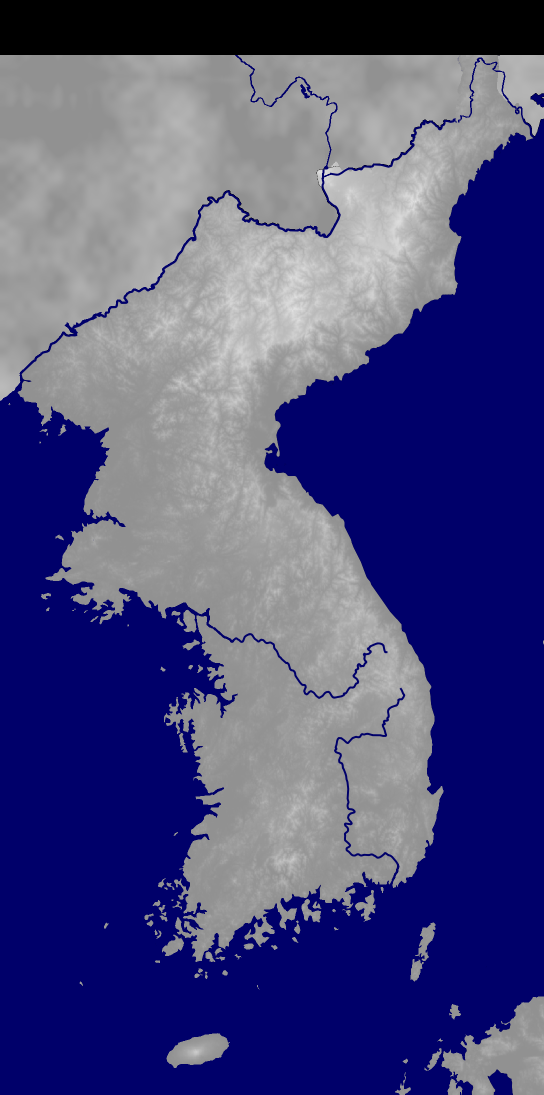
#> input picture map-generator/assets/maps/samguk/image.png, 1088 x 2189 px (shown at 1/2 size)
$ python openSamgukNorth.py
#> lines starting #> are read from the running program, lines starting #| are printed output that depends on the picture
"""Open the numeric Samguk terrain mask for two northern scenario factions.

image.png is generator input data (black=void, blue=water, gray=height), not
an illustration. Only void inside the northern frontier is replaced; existing
land, coasts, and rivers stay byte-for-byte intact. Run before the Go generator.
"""
from pathlib import Path
import numpy as np
from PIL import Image

root = Path(__file__).resolve().parents[2]
p = root / 'map-generator/assets/maps/samguk/image.png'
a = np.array(Image.open(p).convert('RGBA'))
#> a is the input picture: shape (2189, 1088, 4); mean R, G, B, A 75.2, 75.2, 125.8, 255
h, w = a.shape[:2]
#> h = 2189; w = 1088
y, x = np.mgrid[:h, :w]
# Straight northern frontier, raised slightly above the previous crop.
border = 110
mask = (a[:,:,:3] == 0).all(axis=2) & (y >= border) & (y < 850) & (x < 1088)
#> mask: shape (2189, 1088) bool; every value is 0
rng = np.random.default_rng(698423)
height = np.full((h,w), 157.0)
for grid, weight in [((12,8),22), ((40,24),12), ((120,70),5)]:
    noise = rng.uniform(-1,1,grid).astype(np.float32)
    field = np.asarray(Image.fromarray(noise).resize((w,h), Image.Resampling.BICUBIC))
    height += weight * field
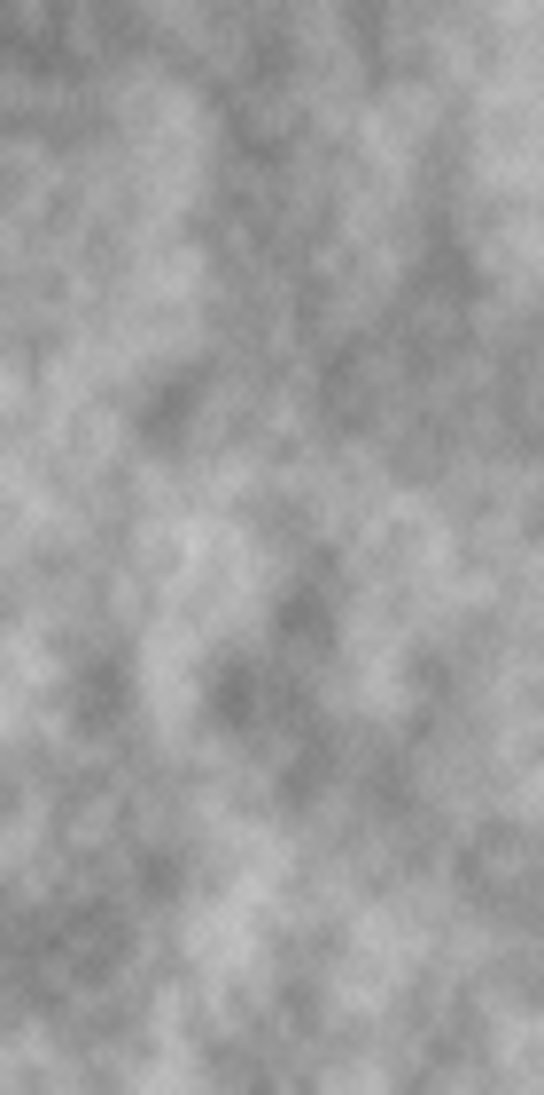
#> height: shape (2189, 1088) float64 (shown at 1/2 size); min 121.2, max 199.2, mean 157.8
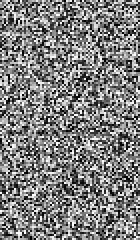
#> noise: shape (120, 70) float32 (shown 2 times larger); min -1, max 1, mean 0.000415; drawn with min black and max white
height += 10*np.exp(-((x-490)/100)**2)
height = height.clip(145,190).astype(np.uint8)
for c in range(3):
    a[:,:,c][mask] = height[mask]
a[:,:,3][mask] = 255
Image.fromarray(a).save(p)
print(f'Opened {mask.sum()} terrain cells')
#| Opened 0 terrain cells
